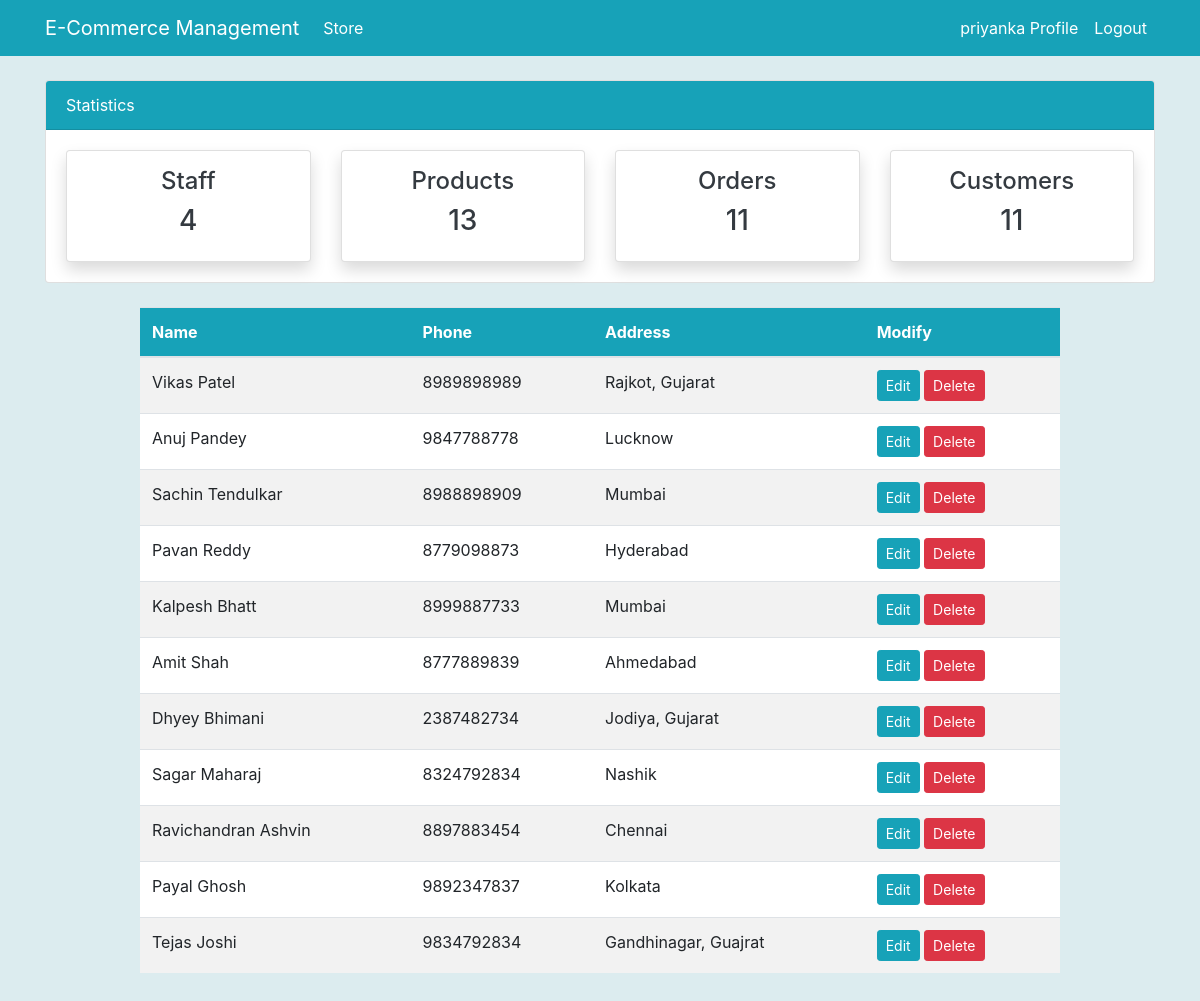
/customer/ (signed in), run on an earlier commit of the app's database.
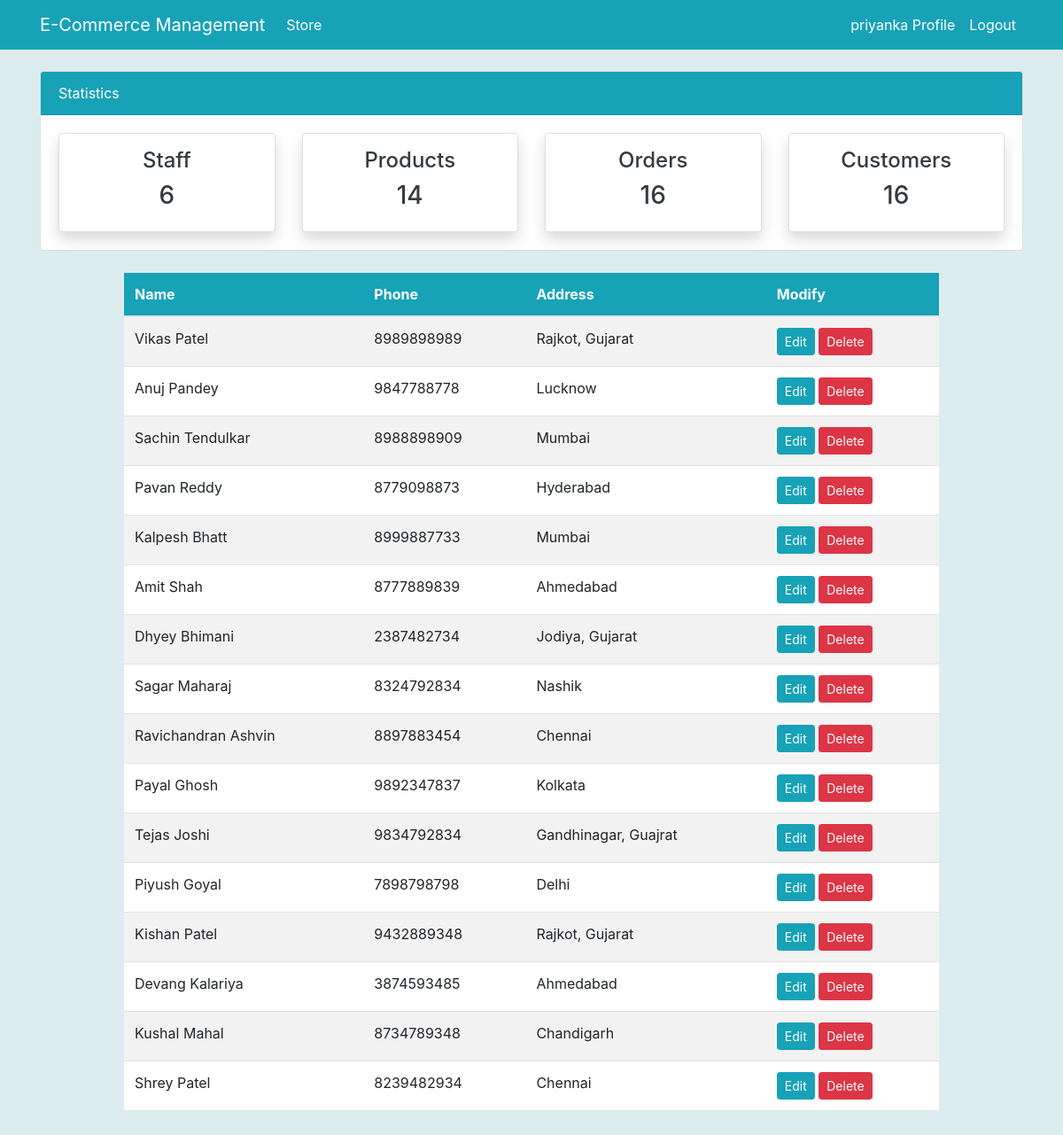
And on a later commit of the database.
### store/models.py (models this page shows, shortened)
class Customer(models.Model):
    name = models.CharField(max_length=255, null=True)
    phone = models.CharField(max_length=10, null=True)
    address = models.CharField(max_length=255, null=True)

### store/views.py (the view)
# urls.py: path("customer/", views.customer, name="store-customer"),
@login_required
def customer(request):
    customers = Customer.objects.all()
    context = {"customers": customers}
    context.update(nav_items())
    return render(request, "customer.html", context)

### store/views.py (called while the page is built)
def nav_items():
    orders_count = Order.objects.all().count()
    products_count = Product.objects.all().count()
    workers_count = User.objects.all().count()
    customers_count = Customer.objects.count()
    data = {
        "orders_count": orders_count,
        "workers_count": workers_count,
        "products_count": products_count,
        "customers_count": customers_count,
    }
    return data

### store/templates/customer.html (shortened to what this page needs)
{% extends "base.html" %}
{% load crispy_forms_tags %}
{% block content %}
  {% include "top_nav.html" %}
<div class="container">
  <div class="row my-4">
    <div class="col-md-10 offset-md-1">
      <table class="table bg-white table-striped">
        <thead class="bg-info">
          <tr class="text-white">
            <th scope="col">Name</th>
            <th scope="col">Phone</th>
            <th scope="col">Address</th>
            <th scope="col">Modify</th>
          </tr>
        </thead>
        <tbody>
          {% for customer in customers %}
          <tr>
            <td>{{customer.name|capfirst}}</td>
            <td>{{customer.phone}}</td>
            <td>{{customer.address|capfirst}}</td>
            <td>
              <a class="btn btn-info btn-sm" href="{% url 'store-customer-update' customer.id %}">Edit</a>
              <a class="btn btn-danger btn-sm" href="{% url 'store-customer-delete' customer.id %}">Delete</a>
            </td>
          </tr>
          {% endfor %}
        </tbody>
      </table>
    </div>
  </div>
</div>
{% endblock content %}

### templates/base.html (shortened to what this page needs)
{% load static %}
<!doctype html>
<html lang="en">
<head>
  <link rel="stylesheet" href="https://cdn.jsdelivr.net/npm/bootstrap@4.6.2/dist/css/bootstrap.min.css"
>
  <link rel="stylesheet" href="{% static 'css/style.css' %}">
</head>
<body>
  {% include "nav.html" %}
  {% block content %}
  {% endblock content %}
</body>
</html>

### templates/nav.html (shortened to what this page needs)
<nav class="navbar navbar-expand-lg navbar-info bg-info">
  {% if user.is_authenticated %}
  <div class="container">
    <a class="navbar-brand text-white" href="{% url 'store-index' %}">E-Commerce Management</a>
    <div class="collapse navbar-collapse" id="navbarSupportedContent">
      <ul class="navbar-nav mr-auto">
        <li class="nav-item active">
          <a class="nav-link text-white" href="{% url 'store-index' %}">Store <span class="sr-only">(current)</span></a>
        </li>
      </ul>
      <ul class="navbar-nav ml-auto">
        <li class="nav-item active">
          <a class="nav-link text-white" href="{% url 'user-profile' %}">{{user.username}} Profile </a>
        </li>
        <li class="nav-item">
          <a class="nav-link text-white" href="{% url 'user-logout' %}">Logout</a>
        </li>
      </ul>
  {% endif %}
</nav>

### templates/top_nav.html (shortened to what this page needs)
<div class="container">
  <div class="row mt-4">
    <div class="col-md-12">
      <div class="card">
        <div class="card-header bg-info text-white">
          Statistics
        </div>
        <div class="card-body">
          <div class="row">
            <div class="col-md-3">
              <a class="text-decoration-none text-dark" href="{% url 'store-staff' %}">
                <div class="card my-card shadow text-center p-3">
                  <h4>Staff </h4>
                  <h3>{{workers_count}}</h3>
                </div>
              </a>
            </div>
            <div class="col-md-3">
              <a class="text-decoration-none text-dark" href="{% url 'store-product' %}">
                <div class="card my-card shadow text-center p-3">
                  <h4>Products </h4>
                  <h3>{{products_count}}</h3>
                </div>
              </a>
            </div>
            <div class="col-md-3">
              <a class="text-decoration-none text-dark" href="{% url 'store-order' %}">
                <div class="card my-card shadow text-center p-3">
                  <h4>Orders </h4>
                  <h3>{{orders_count}}</h3>
                </div>
              </a>
            </div>
            <div class="col-md-3">
              <a class="text-decoration-none text-dark" href="{% url 'store-customer' %}">
                <div class="card my-card shadow text-center p-3">
                  <h4>Customers </h4>
                  <h3>{{customers_count}}</h3>
                </div>
              </a>
            </div>
          </div>
        </div>
      </div>
    </div>
  </div>
</div>

### static/css/style.css (style rules this page uses)
body { background: #DCECEF; ; }

What changed in the data, as far as the page shows it:
added Customer: name "Piyush Goyal", phone "7898798798", address "Delhi"
added Customer: name "Kishan Patel", phone "9432889348", address "Rajkot, Gujarat"
added Customer: name "Devang Kalariya", phone "3874593485", address "Ahmedabad"
added Customer: name "Kushal Mahal", phone "8734789348", address "Chandigarh"
added Customer: name "Shrey Patel", phone "8239482934", address "Chennai"
Also different on the page:
{{ workers_count }}: "4" → "6"
{{ products_count }}: "13" → "14"
{{ orders_count }}: "11" → "16"
{{ customers_count }}: "11" → "16"
